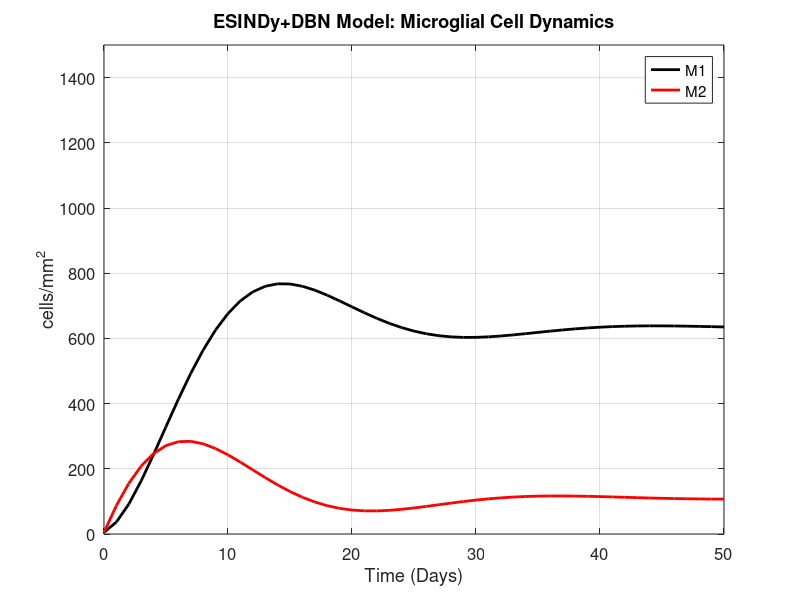

The MATLAB source for this figure:
function [t, M1, M2] = esindy_dbn_microglia(params, plot_results)
%ESINDY_DBN_MICROGLIA ESINDy+DBN model for microglial cell dynamics
%
%   Reference: Amato & Arnold (2025) "Data-driven modeling and prediction 
%              of microglial cell dynamics in the ischemic penumbra"
%              https://arxiv.org/abs/2404.10915
%              https://github.com/anarnold/Data-Driven-Modeling-Microglia
%
%   [t, M1, M2] = esindy_dbn_microglia()
%       Uses default parameters from paper and plots results
%
%   [t, M1, M2] = esindy_dbn_microglia(params)
%       Uses custom parameters specified in struct:
%           params.theta - coefficient matrix [θ1, θ2, θ3; θ4, θ5, θ6]
%                          (default: averaged coefficients from paper)
%           params.M0    - initial conditions [M1(0), M2(0)] (default: [5, 5])
%           params.t_end - end time in days (default: 50)
%
%   [t, M1, M2] = esindy_dbn_microglia(params, plot_results)
%       Set plot_results = false to suppress plotting
%
%   Model (discrete-time, equations 3.4-3.5):
%       M1(t+1) = θ1 + θ2*M1(t) + θ3*M2(t)
%       M2(t+1) = θ4 + θ5*M1(t) + θ6*M2(t)
%
%   Averaged coefficients from 10 proxy datasets:
%       θ1 = 30.5432, θ2 = 0.8960, θ3 = 0.3242
%       θ4 = 83.4946, θ5 = -0.1096, θ6 = 0.8692
%
%   Example:
%       [t, M1, M2] = esindy_dbn_microglia();

    % Default parameters (averaged coefficients from paper)
    if nargin < 1 || isempty(params)
        params = struct();
    end
    if nargin < 2
        plot_results = true;
    end
    
    % Default coefficients from eq 3.4-3.5 (averaged across 10 proxy datasets)
    default_theta = [30.5432, 0.8960, 0.3242;    % [θ1, θ2, θ3] for M1
                     83.4946, -0.1096, 0.8692];  % [θ4, θ5, θ6] for M2
    
    % Set defaults for missing fields
    if ~isfield(params, 'theta'), params.theta = default_theta; end
    if ~isfield(params, 'M0'),    params.M0 = [5; 5];           end
    if ~isfield(params, 't_end'), params.t_end = 50;            end
    
    % Extract parameters
    theta = params.theta;
    M0 = params.M0(:);  % Ensure column vector
    t_end = params.t_end;
    
    % Time points (discrete, daily)
    t = (0:1:t_end)';
    n_steps = length(t);
    
    % Initialize arrays
    M1 = zeros(n_steps, 1);
    M2 = zeros(n_steps, 1);
    
    % Initial conditions
    M1(1) = M0(1);
    M2(1) = M0(2);
    
    % Iterate the discrete-time model
    for i = 2:n_steps
        M1(i) = theta(1,1) + theta(1,2)*M1(i-1) + theta(1,3)*M2(i-1);
        M2(i) = theta(2,1) + theta(2,2)*M1(i-1) + theta(2,3)*M2(i-1);
    end
    
    % Plot results
    if plot_results
        figure;
        plot(t, M1, 'k-', 'LineWidth', 2); hold on;
        plot(t, M2, 'r-', 'LineWidth', 2);
        xlabel('Time (Days)', 'FontSize', 14);
        ylabel('cells/mm^2', 'FontSize', 14);
        title('ESINDy+DBN Model: Microglial Cell Dynamics', 'FontSize', 14);
        legend('M1', 'M2', 'Location', 'best');
        xlim([0 50]); 
        ylim([0 1500]);
        grid on;
        set(gca, 'FontSize', 12);
        
        % Display model info
        fprintf('\n=== ESINDy+DBN Model (Amato & Arnold, 2025) ===\n');
        fprintf('Discrete-time model:\n');
        fprintf('  M1(t+1) = %.4f + %.4f*M1(t) + %.4f*M2(t)\n', theta(1,:));
        fprintf('  M2(t+1) = %.4f + %.4f*M1(t) + %.4f*M2(t)\n', theta(2,:));
    end
end
